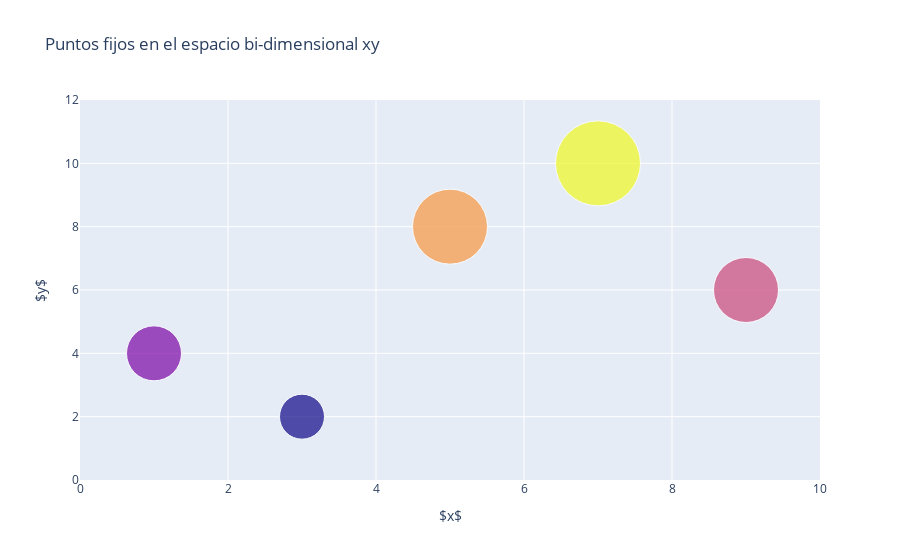

Source (notebook cell):
### Markdown cell above
# ¿Por qué un corazón?

¿Haz jugado submarino? En un juego en el que dices un par de coordenadas para localizar los barquitos de tu oponente colocados en un tablero cuadrado. Una coordenada corresponde al eje horizontal y la otra al vertical. En un mapa o un plano bi-dimensional pasa lo mismo, señalas regiones en el espacio con dos componentes que lo caracterizan.

En la imagen de abajo hay puntos en el plano cartesiano, con ejes $x$ y $y$. Puedes imaginar que son los barquitos del juego o locales de comida deliciosa en un mapa de la ciudad. Este tipo de representación es útil cuando quieres mostrar algo *quieto* respecto a otro punto en el espacio (en el juego, a menos que seas un tramposo como yo de chico, los barquitos están fijos durante a lo largo de la partida o los locales de comida seguirán ahí a menos que cierren o la ciudad se siga hundiendo)

### Code cell
import plotly.graph_objects as go

fig = go.Figure(
    data=go.Scatter(
    x=[3,1,9,5,7],
    y=[2,4,6,8,10],
    mode='markers',
    marker=dict(size=[45, 55, 65, 75, 85],
                color=[0, 1, 2, 3, 4])
    ),
    layout=go.Layout(
    xaxis=dict(range=[0, 10], autorange=False, zeroline=False),
    yaxis=dict(range=[0, 12], autorange=False, zeroline=False),
    title_text='Puntos fijos en el espacio bi-dimensional xy', hovermode="closest",
    )

)

fig.update_xaxes(title_text='$x$')
fig.update_yaxes(title_text='$y$')


fig.show()

### Figure 1 — Plotly figure (JSON) as saved in the notebook; plotly's stock layout.template omitted (floating-point values rounded to 4 significant figures)
{"data": [{"marker": {"color": [0, 1, 2, 3, 4], "size": [45, 55, 65, 75, 85]}, "mode": "markers", "type": "scatter", "x": [3, 1, 9, 5, 7], "y": [2, 4, 6, 8, 10]}], "layout": {"autosize": true, "hovermode": "closest", "title": {"text": "Puntos fijos en el espacio bi-dimensional xy"}, "xaxis": {"autorange": false, "range": [0, 10], "title": {"text": "$x$"}, "type": "linear", "zeroline": false}, "yaxis": {"autorange": false, "range": [0, 12], "title": {"text": "$y$"}, "type": "linear", "zeroline": false}}}
